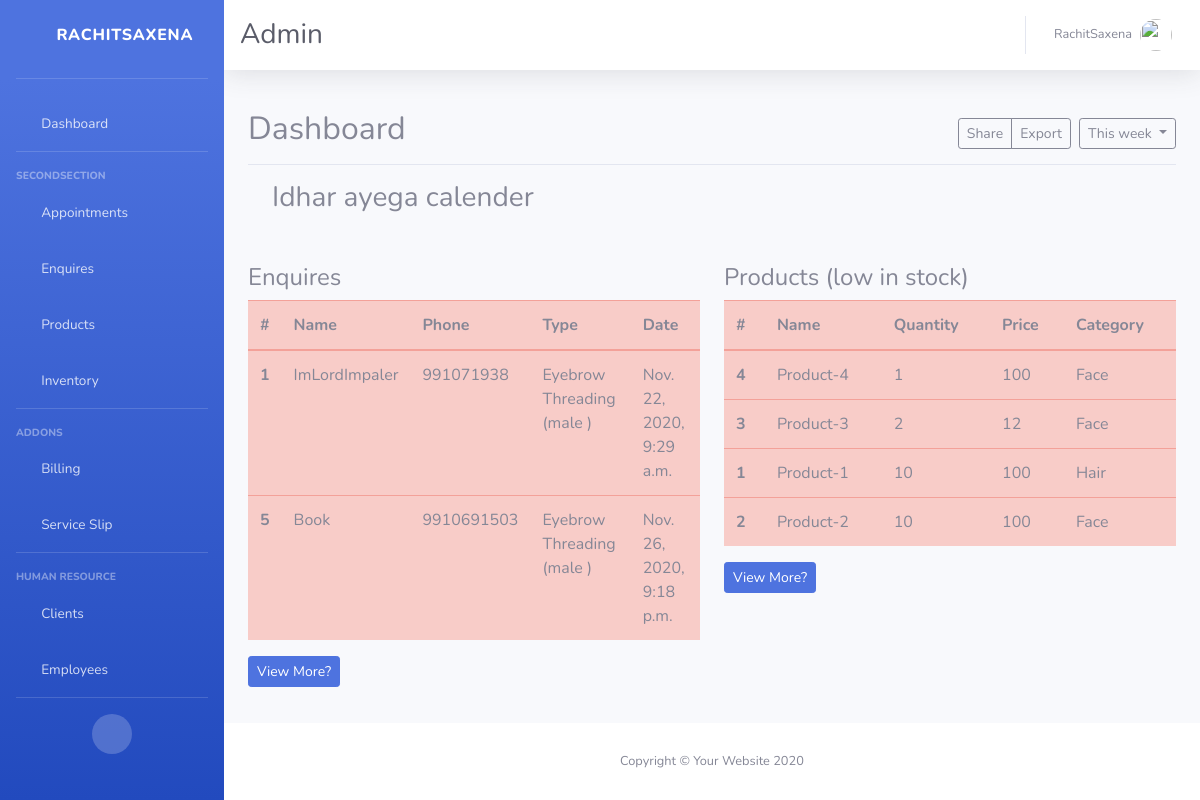
The app's page /old/dashboard (signed in), older data.
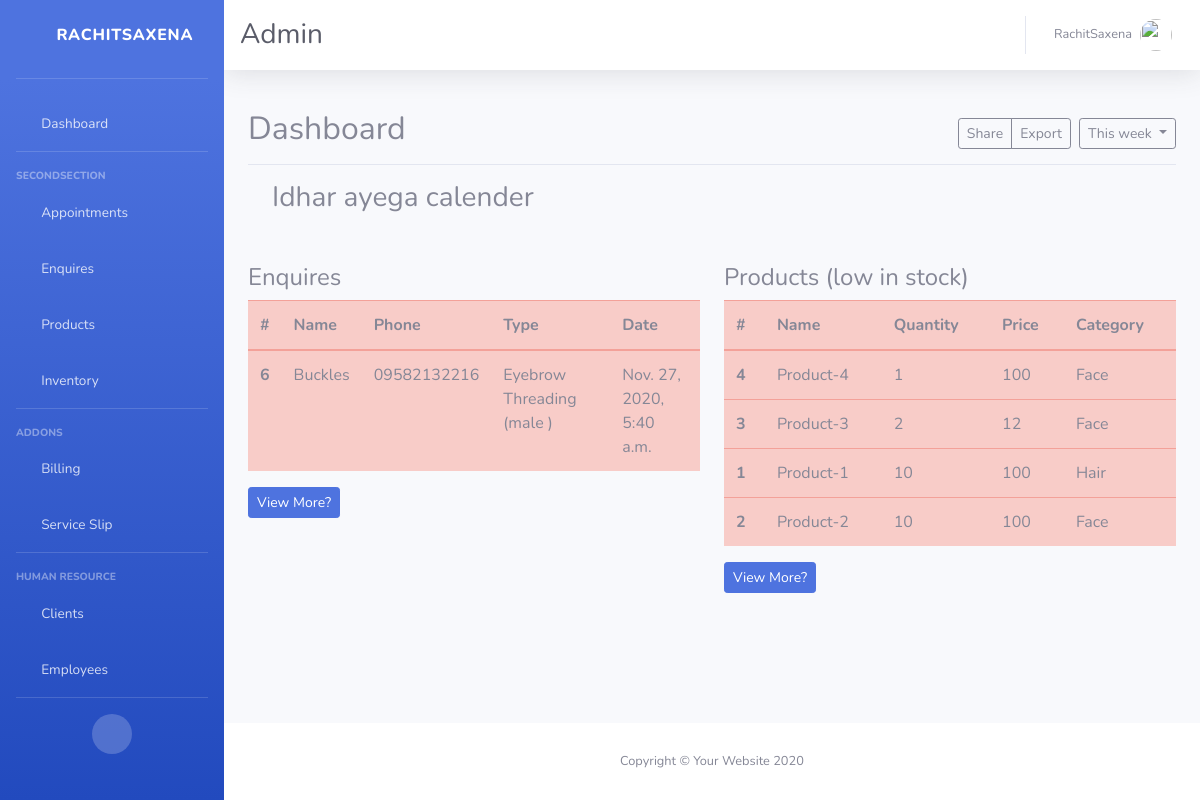
The same page, newer data.
### basic/models.py (models this page shows, shortened)
class Enquiry(models.Model):
    name = models.CharField(max_length=100 , null=True  , blank=True)
    phone = models.CharField(max_length=100 , null=True  , blank=True)
    service = models.ForeignKey(Service , on_delete=models.CASCADE)
    date = models.DateTimeField(auto_now_add=True)
    responseType = models.CharField(null=True , blank=True , max_length=100)
    response = models.CharField(max_length= 10 , choices=ENQUIRY_TYPE , default='cold')

class Service(models.Model):
    name = models.CharField(max_length=100 , null=True ,blank=True)
    price = models.IntegerField(default=0)
    duration = models.IntegerField(default=0)
    mprice = models.IntegerField(default=0)
    gender = models.CharField(max_length=10 , choices=GENDER_TYPES , default='others')
    def __str__(self):
        return (self.name + ' (' + self.gender + ' )')

class Product(models.Model):
    name = models.CharField(max_length=100 ,null=True , blank=True )
    bprice = models.IntegerField(default=0 , null=True  , blank=True)
    sprice = models.IntegerField(default=0 , null= True , blank=True)
    category = models.ForeignKey(Category , on_delete= models.CASCADE)
    quantity = models.IntegerField(default=10)
    img = models.ImageField(null=True , blank=True)
    date = models.DateTimeField(auto_now_add=True)

class Category(models.Model):
    name = models.CharField(max_length=100 , null=True , blank=True)
    service = models.ForeignKey(Service , on_delete= models.CASCADE)
    def __str__(self):
        return self.name

### basic/views.py (the view)
# urls.py: path('dashboard' , views.home , name='dashboard'),
@login_required(login_url='loginPage')
def home(request):
    enq = Enquiry.objects.all()
    pro = Product.objects.all().order_by('quantity')
    params = {
        'enq': enq ,
        'pro' : pro
    }
    return render(request , 'basic/dashboard.html' , params)

### basic/templates/basic/dashboard.html (shortened to what this page needs)
{% extends 'basic/base.html' %}
{% block content %}
      <div class="d-flex justify-content-between flex-wrap flex-md-nowrap align-items-center pt-3 pb-2 mb-3 border-bottom">
        <h1 class="h2">Dashboard</h1>
        <div class="btn-toolbar mb-2 mb-md-0">
          <div class="btn-group mr-2">
            <button type="button" class="btn btn-sm btn-outline-secondary">Share</button>
            <button type="button" class="btn btn-sm btn-outline-secondary">Export</button>
          </div>
          <button type="button" class="btn btn-sm btn-outline-secondary dropdown-toggle">
            This week
          </button>
        </div>
      </div>
        <div class='container'>
        <h3> Idhar ayega calender </h3>
      </div>
        <div class='row mt-5'>
          <div class='col-sm-6'>
                <table class="table table-danger enquiryTable">
                  <h4>Enquires</h4>
                  <thead>
                    <tr>
                      <th scope="col">#</th>
                      <th scope="col">Name</th>
                      <th scope="col">Phone</th>
                      <th scope="col">Type</th>
                      <th scope="col">Date</th>
                    </tr>
                  </thead>
                  <tbody>
            {% for i in enq %}
                    <tr>
                      <th scope="row">{{i.id}}</th>
                      <td>{{i.name}}</td>
                      <td>{{i.phone}}</td>
                      <td>{{i.service}}</td>
                      <td>{{i.date}}</td>
                    </tr>
            {% endfor %}
                  </tbody>
                </table>
                  <a href = "{% url 'enquiry' %}" class='btn btn-sm btn-primary'>View More?</a>
          </div>
          <div class='col-sm-6'>
                <table class="table table-danger enquiryTable">
                  <h4>Products (low in stock)</h4>
                  <thead>
                    <tr>
                      <th scope="col">#</th>
                      <th scope="col">Name</th>
                      <th scope="col">Quantity</th>
                      <th scope="col">Price</th>
                      <th scope="col">Category</th>
                    </tr>
                  </thead>
                  <tbody>
                  {% for i in pro %}
                    <tr>
                      <th scope="row">{{i.id}}</th>
                      <td>{{i.name}}</td>
                      <td>{{i.quantity}}</td>
                      <td>{{i.bprice}}</td>
                      <td>{{i.category}}</td>
                    </tr>
                    {% endfor %}
                  </tbody>
                </table>
                <a href = "{% url 'product' %}" class='btn btn-sm btn-primary'>View More?</a>
          </div>
        </div>
{% endblock content %}

### basic/templates/basic/base.html (shortened to what this page needs)
<!DOCTYPE html>
<html lang="en">
{% load static %}
<head>
    <link href="{% static 'frontend/vendor/fontawesome-free/css/all.min.css' %}" rel="stylesheet" type="text/css">
    <link href="{% static 'frontend/css/sb-admin-2.min.css' %}" rel="stylesheet">
</head>
<body id="page-top">
    <div id="wrapper">
        <ul class="navbar-nav bg-gradient-primary sidebar sidebar-dark accordion" id="accordionSidebar">
            <a class="sidebar-brand d-flex align-items-center justify-content-center " href="{% url 'calendarapp:calendar' %}">
                <div class="sidebar-brand-icon rotate-n-15">
                    <i class="fas fa-fan"></i>
                </div>
                <div class="sidebar-brand-text mx-3">RachitSaxena</div>
            </a>
            <hr class="sidebar-divider mt-2">
            <li class="nav-item">
                <a class="nav-link" href="{% url 'calendarapp:calendar' %}">
                    <i class="fas fa-fw fa-tachometer-alt"></i>
                    <span>Dashboard</span></a>
            </li>
            <hr class="sidebar-divider">
            <div class="sidebar-heading">
                SecondSection
            </div>
             <li class="nav-item">
                <a class="nav-link" href="charts.html">
                    <i class="fas fa-fw fa-chart-area"></i>
                    <span>Appointments</span></a>
            </li>
            <li class="nav-item">
                <a class="nav-link" href="{% url 'enquiry' %}">
                    <i class="fas fa-fw fa-chart-area"></i>
                    <span>Enquires</span></a>
            </li>
            <li class="nav-item">
                <a class="nav-link" href="{% url 'product' %}">
                    <i class="fas fa-fw fa-chart-area"></i>
                    <span>Products</span></a>
            </li>
            <li class="nav-item">
                <a class="nav-link" href={% url 'stock' %}>
                    <i class="fas fa-fw fa-chart-area"></i>
                    <span>Inventory</span></a>
            </li>
            <hr class="sidebar-divider">
            <div class="sidebar-heading">
                Addons
            </div>
            <li class="nav-item">
                <a class="nav-link" href="charts.html">
                    <i class="fas fa-fw fa-chart-area"></i>
                    <span>Billing</span></a>
            </li>
            <li class="nav-item">
                <a class="nav-link" href="{% url 'serviceSlip'%}">
                    <i class="fas fa-fw fa-chart-area"></i>
                    <span>Service Slip</span></a>
            </li>
            <hr class="sidebar-divider">
             <div class="sidebar-heading">
                Human Resource
            </div>
            <li class="nav-item">
                <a class="nav-link" href="{% url 'clients' %}">
                    <i class="fas fa-fw fa-table"></i>
                    <span>Clients</span></a>
            </li>
             <li class="nav-item">
                <a class="nav-link" href="{% url 'employee' %}">
                    <i class="fas fa-fw fa-table"></i>
                    <span>Employees</span></a>
            </li>
            <hr class="sidebar-divider d-none d-md-block">
            <div class="text-center d-none d-md-inline">
                <button class="rounded-circle border-0" id="sidebarToggle"></button>
            </div>
        </ul>
        <div id="content-wrapper" class="d-flex flex-column">
            <div id="content">
                <nav class="navbar navbar-expand navbar-light bg-white topbar mb-4 static-top shadow">
                    <h1 class="h3 mt-2 text-gray-800">Admin</h1>
                    <ul class="navbar-nav ml-auto">
                        <li class="nav-item dropdown no-arrow">
                            <a class="nav-link dropdown-toggle" href="#" id="userDropdown" role="button"
                                data-toggle="dropdown" aria-haspopup="true" aria-expanded="false">
                                <span class="mr-2 d-none d-lg-inline text-gray-600 small">RachitSaxena</span>
                                <img class="img-profile rounded-circle"
                                    src="{% static 'sample1.jpg' %}">
                            </a>
                        </li>
                    </ul>
                </nav>
                <div class="container-fluid">
                    {% block content %}
                    {% endblock content %}
                </div>
            </div>
            <footer class="sticky-footer bg-white">
                <div class="container my-auto">
                    <div class="copyright text-center my-auto">
                        <span>Copyright &copy; Your Website 2020</span>
                    </div>
                </div>
            </footer>
        </div>
    </div>
</body>
</html>

Row changes from the older to the newer data that the page shows:
removed Enquiry: id "1", name "ImLordImpaler", phone "991071938", service "Eyebrow Threading (male )", date "Nov. 22, 2020, 9:29 a.m."
removed Enquiry: id "5", name "Book", phone "9910691503", service "Eyebrow Threading (male )", date "Nov. 26, 2020, 9:18 p.m."
added Enquiry: id "6", name "Buckles", phone "09582132216", service "Eyebrow Threading (male )", date "Nov. 27, 2020, 5:40 a.m."
